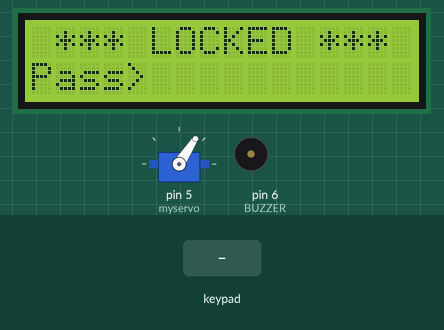
The sketch below on a simulated Arduino Uno, built with avr-gcc and run on an emulated ATmega328P. On the bench: 16×2 character LCD, servo, buzzer (waves = sounding). Wiring (inferred from the names in the program): 4×3 keypad with keys 1 2 3 4 5 6 7 8 9 * 0 #: rows pin 12, pin 11, pin 10, pin 9; columns pin 8, pin 7, pin 4. Inputs (shaded band) come from the test bench. What the sketch prints to the serial monitor is not drawn.

Above: at 1.3 s.
1.4 s: keypad keys 1 2 3 4 pressed 0.4 s apart
At 3.3 s:
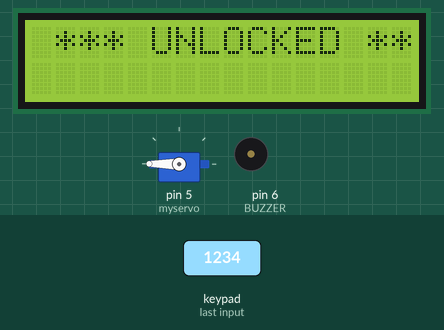
4.5 s: key '*' pressed
At 5.5 s:
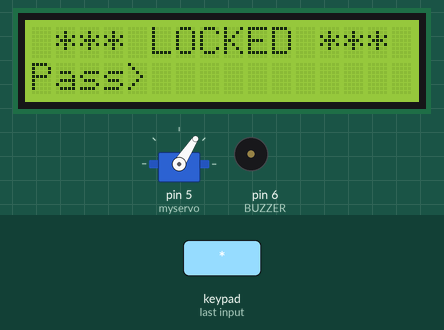
6.3 s: keypad keys 1 2 1 1 1 0 9 pressed 0.4 s apart
At 8.1 s:
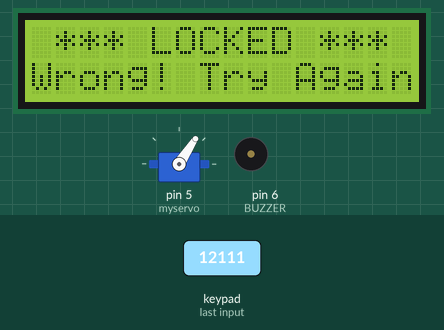
10.6 s: key '1' pressed
At 13.4 s:
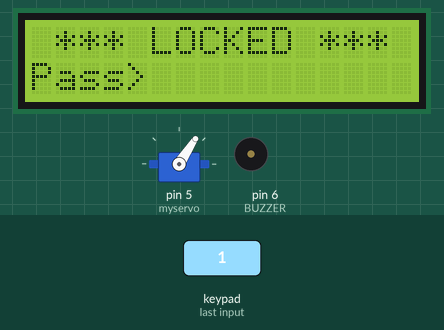
13.6 s: key '2' pressed
At 15.1 s:
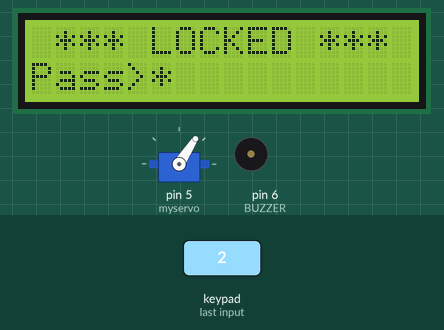
Timing chart, 0 to 16.2 s (numbered marks = the images above; inputs shaded):
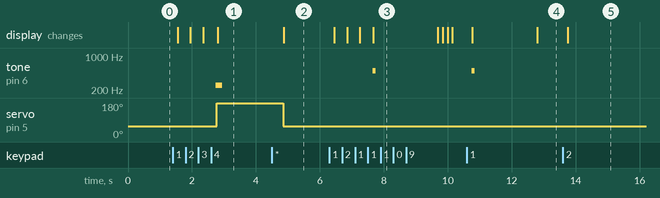

The sketch:

digital_lock.ino
```cpp
#include <LiquidCrystal_I2C.h>
#include <Keypad.h>
#include <Servo.h>

#define BUZZER 6

LiquidCrystal_I2C lcd(32, 16, 2);

const byte ROWS = 4;
const byte COLUMNS = 3;
char hexaKeys[ROWS][COLUMNS] = {
 {'1', '2', '3'},
 {'4', '5', '6'},
 {'7', '8', '9'},
 {'*', '0', '#'}
};

byte rowPins[ROWS] = {12, 11, 10, 9};
byte columnPins[COLUMNS] = {8, 7, 4};
char keypressed;

String password="1234";
String tempPassword;
boolean locked = true;
int wrongPasswordCount = 0;

Servo myservo;
int closedServoPosition = 57;
int openServoPosition = 225;

void setup()
{
  Serial.begin(9600);
  lcd.begin(16,2);
  lcd.init();
  lcd.backlight();
  for (byte row = 0; row < ROWS; row++)
  {
   pinMode(rowPins[row], OUTPUT);
   digitalWrite(rowPins[row], HIGH);
  }
  for (byte column = 0; column < COLUMNS; column++)
  {
   pinMode(columnPins[column], INPUT_PULLUP);
  }
  myservo.attach(5);

}

void loop() {
  if (locked) {
    myservo.write(closedServoPosition);
    enterPassword();
  }
  while (!locked) {
    myservo.write(openServoPosition);
    char input = getKeyFromKeypad();
    if (input == '*') {
      locked = true;
      delay(200);
    }
  }
}

char getKeyFromKeypad() {
 for (byte row = 0; row < ROWS; row++) {
   digitalWrite(rowPins[row], LOW);
   for (byte column = 0; column < COLUMNS; column++) {
     if (digitalRead(columnPins[column]) == LOW) {
       delay(50);
       while (digitalRead(columnPins[column]) == LOW) {
       }
       digitalWrite(rowPins[row], HIGH);
       return hexaKeys[row][column];
     }
   }
   digitalWrite(rowPins[row], HIGH);
 }
 return '\0';
}

void enterPassword() {
  int k = 5;
  int keysEntered = 0;
  int wrongAttempts = 0;

  tempPassword = "";
  lcd.clear();
  lcd.setCursor(0, 0);
  lcd.print(" *** LOCKED *** ");
  lcd.setCursor(0, 1);
  lcd.print("Pass>");

  while (locked) {
    keypressed = getKeyFromKeypad();
    if (keypressed != NO_KEY) {
      if (keypressed == '0' || keypressed == '1' || keypressed == '2' || keypressed == '3' ||
          keypressed == '4' || keypressed == '5' || keypressed == '6' || keypressed == '7' ||
          keypressed == '8' || keypressed == '9' || keypressed == '#' || keypressed == '*') {
        tempPassword += keypressed;
        lcd.setCursor(k, 1);
        lcd.print("*");
        k++;
        keysEntered++;

        if (keysEntered == 4) {
          if (tempPassword == password) {
            Serial.println("unlocked");
            tone(BUZZER, 250, 200);
            lcd.clear();
            lcd.setCursor(0, 0);
            lcd.print(" *** UNLOCKED *** ");
            locked = false;
          } else {
            tone(BUZZER, 500, 100);
            lcd.setCursor(0, 1);
            lcd.print("Wrong! Try Again");
            wrongAttempts++;

            if (wrongAttempts == 5) {
              lcd.clear();
              lcd.setCursor(0, 0);
              lcd.print(" *** HAHA *** ");
              playRickRoll();
              lcd.clear();
              lcd.setCursor(0, 0);
              lcd.print(" *** LOCKED *** ");
              lcd.setCursor(0, 1);
              lcd.print("Pass>");
              keysEntered = 0;
              tempPassword = "";
              k = 5;
              wrongAttempts = 0;
            } else {
              Serial.print("wrong: ");
              Serial.println(wrongAttempts);
              delay(2000);
              lcd.clear();
              lcd.setCursor(0, 0);
              lcd.print(" *** LOCKED *** ");
              lcd.setCursor(0, 1);
              lcd.print("Pass>");
              keysEntered = 0;
              tempPassword = "";
              k = 5;
            }
          }
        }
      }
    }
  }
}

void playRickRoll() {
  int tonePin = 6;
  Serial.println("rick roll");
   tone(tonePin, 554, 559.204375);
    delay(621.338194444);
    delay(4.56866319444);
    tone(tonePin, 622, 579.763359375);
    delay(644.181510417);
    delay(4.56866319444);
    tone(tonePin, 415, 374.173515625);
    delay(415.748350694);
    delay(4.56866319444);
    tone(tonePin, 622, 629.104921875);
    delay(699.00546875);
    delay(4.56866319444);
    tone(tonePin, 698, 493.415625);
    delay(548.239583333);
    delay(82.2359375);
    tone(tonePin, 830, 86.347734375);
    delay(95.9419270833);
    delay(4.56866319444);
    tone(tonePin, 739, 82.2359375);
    delay(91.3732638889);
    delay(9.13732638889);
    tone(tonePin, 698, 69.900546875);
    delay(77.6672743056);
    delay(45.6866319444);
    tone(tonePin, 554, 703.117265625);
    delay(781.24140625);
    delay(4.56866319444);
    tone(tonePin, 622, 592.09875);
    delay(657.8875);
    delay(4.56866319444);
    tone(tonePin, 415, 1151.303125);
    delay(1279.22569444);
    delay(479.709635417);
    tone(tonePin, 830, 86.347734375);
    delay(95.9419270833);
    delay(4.56866319444);
}
```

Measured:
- after the input at 1.4 s, tone on pin 6 (BUZZER): silent → 250 Hz after 1.4 s, → silent 0.20 s later; servo on pin 5 (myservo): 57° → 180° after 1.4 s; the display: first changes after 0.15 s (image 1 shows a later state)
- after the input at 4.5 s, servo on pin 5 (myservo): 180° → 57° after 0.36 s; the display: changes after 0.37 s (image 2)
- after the input at 6.3 s, tone on pin 6 (BUZZER): silent → 500 Hz after 1.4 s, → silent 0.10 s later; the display: first changes after 0.15 s (image 3 shows a later state)
- after the input at 10.6 s, tone on pin 6 (BUZZER): silent → 500 Hz after 0.15 s, → silent 0.10 s later; the display: first changes after 0.17 s (image 4 shows a later state)
- after the input at 13.6 s, the display: changes after 0.15 s (image 5)
